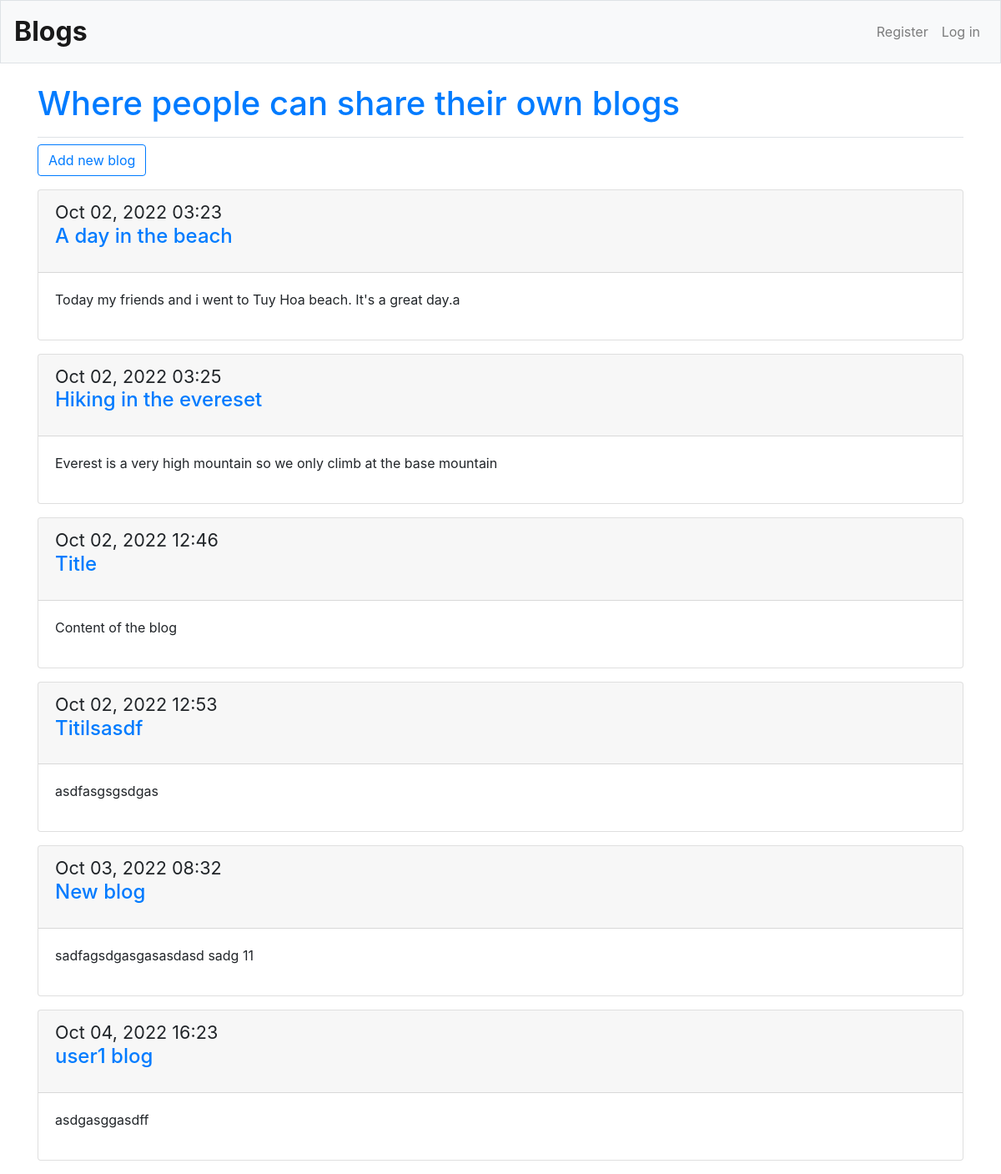
Before: / with the older database file.
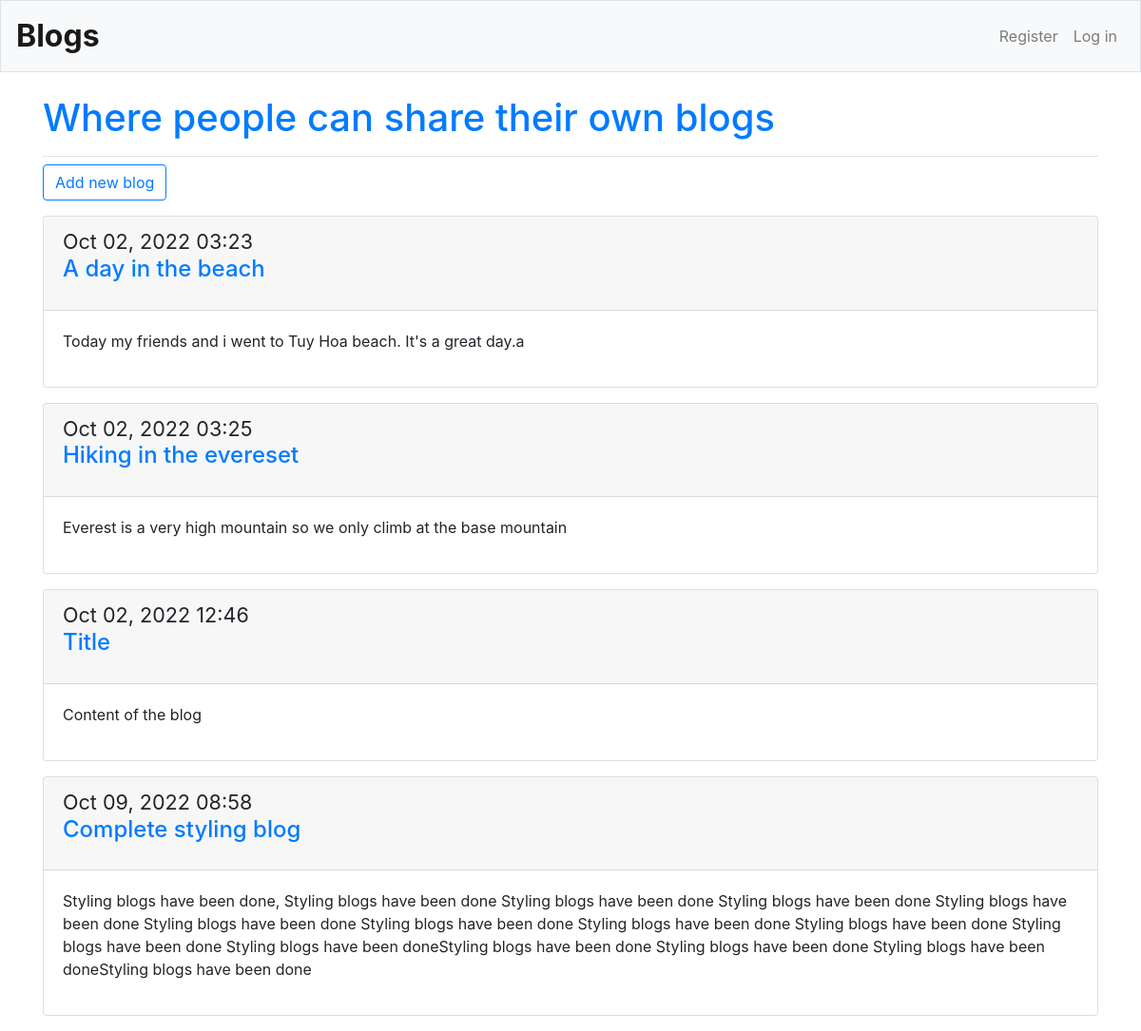
After: the same page with the newer database file.
### blogs/models.py (models this page shows, shortened)
class BlogPost(models.Model):
	title= models.CharField(max_length = 300)
	text = models.TextField()
	date_added = models.DateTimeField(auto_now_add= True)
	owner = models.ForeignKey(User, on_delete = models.CASCADE)

### blogs/views.py (the view)
# urls.py: path("", views.index , name = "index"),
def index(request):
	blogs = BlogPost.objects.order_by("date_added")
	context = {"blogs": blogs}
	return render(request, "blogs/index.html", context)

### blogs/templates/blogs/index.html (shortened to what this page needs)
{% extends "blogs/base.html" %}
{% block page_header %}
	<h1 class="text-primary">Where people can share their own blogs</h1>
{% endblock page_header %}
{% block content %}
	<p>
		<a class="btn btn-outline-primary" href="{% url 'blogs:new_blog' %}">Add new blog</a>
	</p>
		{% for blog in blogs %}
			<div class="card mb-3">
				<h4 class="card-header">
					<small style="font-size: 90%">{{ blog.date_added|date:'M d, Y H:i' }}</small>
					<div class="d-flex justify-content-between">
					<p class="text-primary ">{{ blog.title }}</p>
					</div>
				</h4>
				<div class="card-body">
					{{ blog.text|linebreaks }}
				</div>
			</div>
		{% empty %}
			<p>There's no blogs yet.</p>
		{% endfor %}
{% endblock content %}

### blogs/templates/blogs/base.html (shortened to what this page needs)
{% load bootstrap4 %}
<!DOCTYPE html>
<html lang="en">
<head>
	{% bootstrap_css %}
</head>
<body>
	<nav class="navbar navbar-expand-md navbar-light bg-light mb-4 border">
		<a class="navbar-brand" style="font-size:200%" href="{% url 'blogs:index' %}"><span class="font-weight-bold">Blogs</span></a>
		<div class="collapse navbar-collapse" id="navbarCollapse">
			<ul class="navbar-nav ml-auto">
				{% if user.is_authenticated %}
				<li class="nav-item">
					<span class="navbar-text">Hello, {{user.username}}.</span>
				</li>
				<li class="nav-item">
					<a class="nav-link" href="{% url 'users:logout' %}">Log out</a>
				</li>
				{% else %}
				<li class="nav-item">
					<a class="nav-link" href="{% url 'users:register' %}">Register</a>
				</li>
				<li class="nav-item">
					<a class="nav-link" href="{% url 'users:login' %}">Log in</a>
				</li>
				{% endif %}
			</ul>
		</div>
	</nav>
	<main class="container" role="main">
		<div class="pb-2 mb-2 border-bottom">
			{% block page_header %}{% endblock page_header %}
		</div>
		<div>
			{% block content %}{% endblock content %}
		</div>
	</main>
</body>
</html>

Changed rows visible on the page:
removed BlogPost: date_added "Oct 02, 2022 12:53", title "Titilsasdf", text "asdfasgsgsdgas"
removed BlogPost: date_added "Oct 03, 2022 08:32", title "New blog", text "sadfagsdgasgasasdasd sadg 11"
removed BlogPost: date_added "Oct 04, 2022 16:23", title "user1 blog", text "asdgasggasdff"
added BlogPost: date_added "Oct 09, 2022 08:58", title "Complete styling blog", text "Styling blogs have been done, Styling blogs have been done Styling blogs have been done Styling blogs have been done Styling blogs have been done Styling blogs have been done Styling blogs have been done Styling blogs have been done Styling blogs have been done Styling blogs have been done Styling blogs have been doneStyling blogs have been done Styling blogs have been done Styling blogs have been doneStyling blogs have been done"
